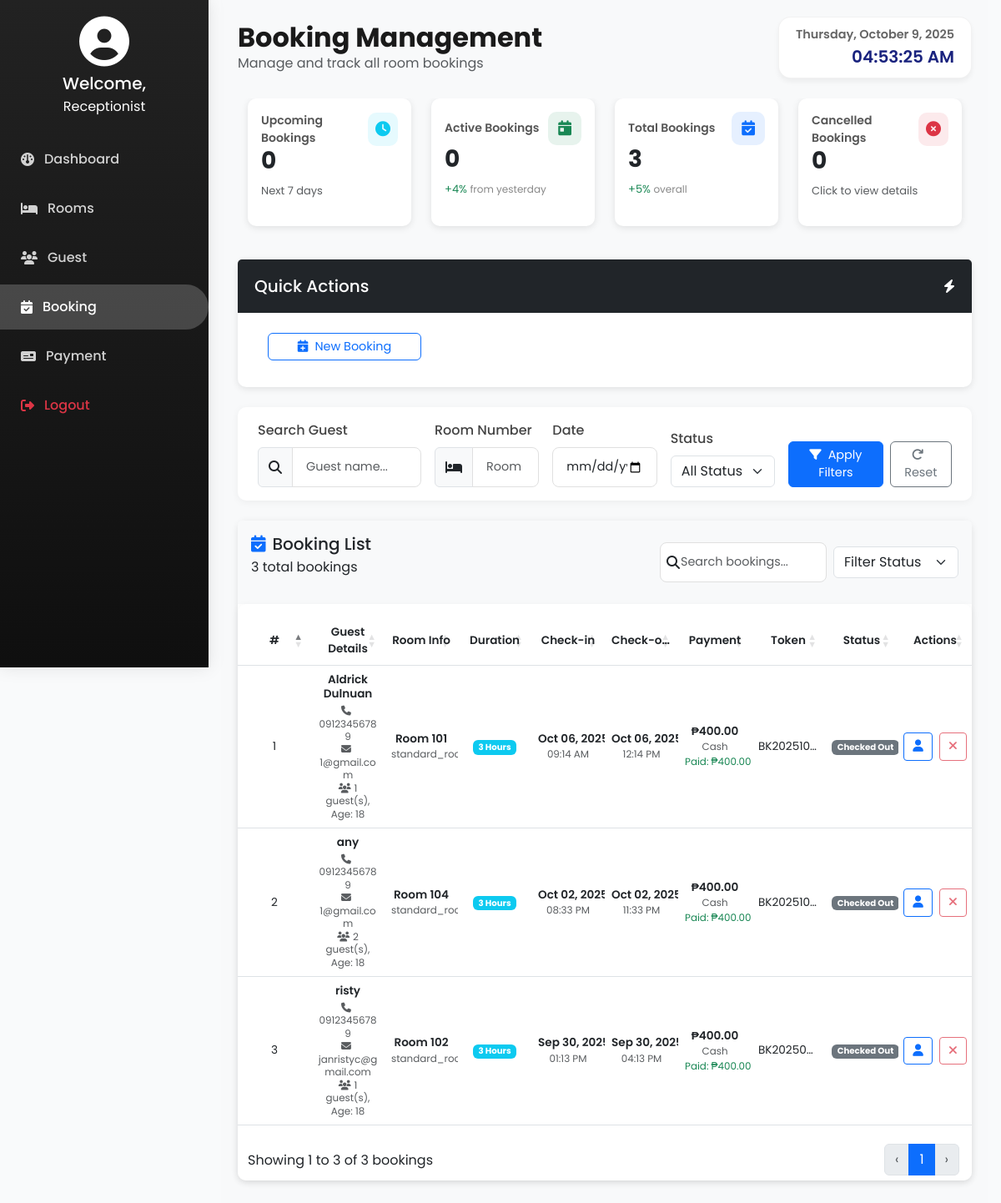
The app's page /receptionist-booking.php, older data.
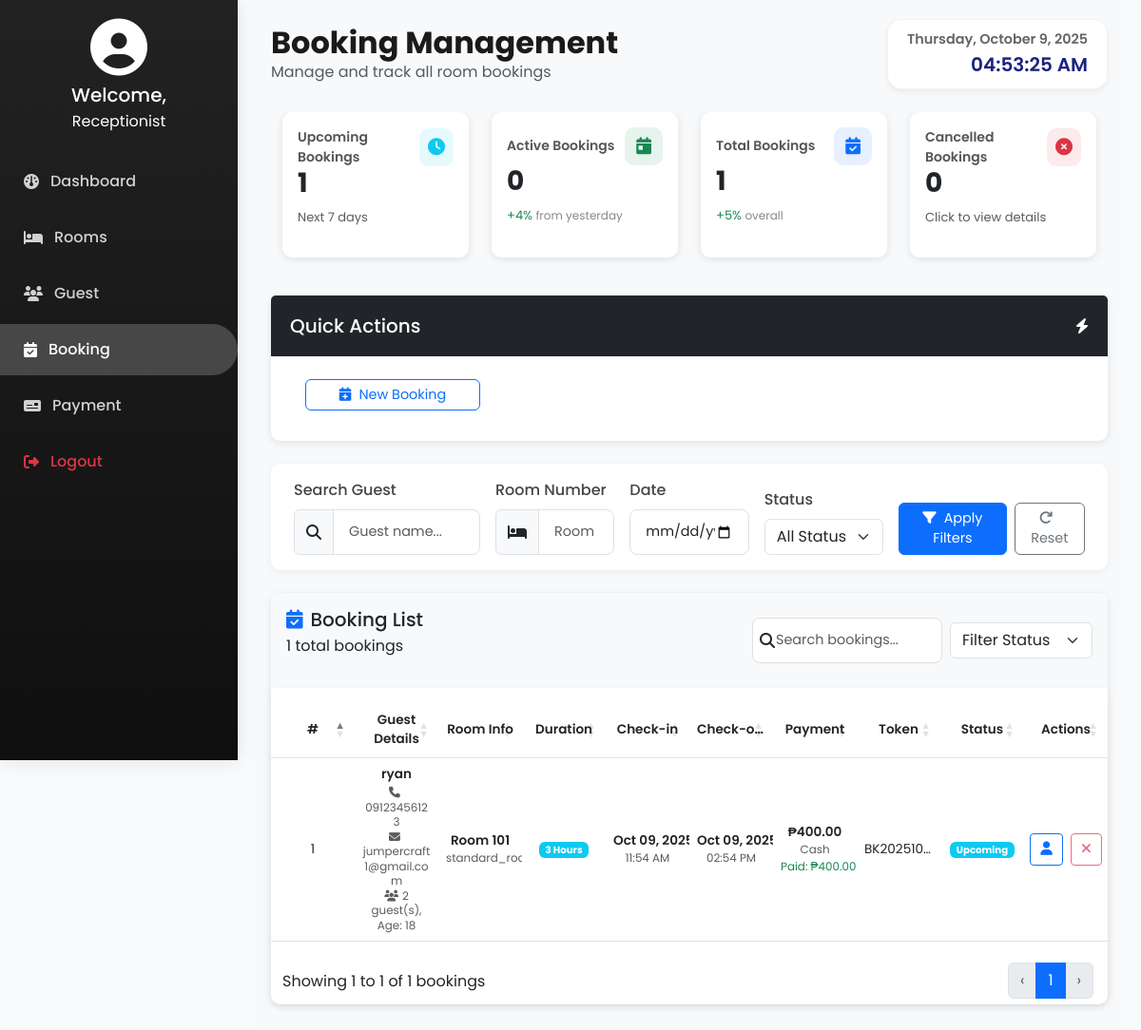
The same page, newer data.
### tables this page shows
CREATE TABLE `bookings` (
  `id` int NOT NULL,
  `guest_name` varchar(100) DEFAULT NULL,
  `email` varchar(255) DEFAULT NULL,
  `address` text,
  `telephone` varchar(20) DEFAULT NULL,
  `age` int DEFAULT NULL,
  `num_people` int DEFAULT NULL,
  `room_number` varchar(10) DEFAULT NULL,
  `duration` varchar(10) DEFAULT NULL,
  `payment_mode` varchar(10) DEFAULT NULL,
  `reference_number` varchar(50) DEFAULT NULL,
  `booking_token` varchar(20) DEFAULT NULL,
  `amount_paid` double DEFAULT NULL,
  `total_price` double DEFAULT NULL,
  `change_amount` double DEFAULT NULL,
  `start_date` datetime DEFAULT NULL,
  `end_date` datetime DEFAULT NULL,
  `status` varchar(20) NOT NULL DEFAULT 'upcoming',
  `created_at` timestamp NULL DEFAULT CURRENT_TIMESTAMP,
  `cancellation_reason` text,
  `cancelled_at` datetime DEFAULT NULL
);

CREATE TABLE `rooms` (
  `id` int NOT NULL,
  `room_number` int NOT NULL,
  `room_type` enum('single','twin_room','standard_room','studio','suite','queen_room','executive_room','suites','accessible_room','hollywood_twin_room','king_room','studio_hotel_rooms','villa','double_hotel_rooms','honeymoon_suite','penthouse_suite','single_hotel_rooms','adjoining_room','presidential_suite','connecting_rooms','quad_room','deluxe_room','double_room','triple_room') NOT NULL,
  `status` enum('available','booked','maintenance') NOT NULL DEFAULT 'available',
  `created_at` timestamp NULL DEFAULT CURRENT_TIMESTAMP,
  `updated_at` timestamp NULL DEFAULT CURRENT_TIMESTAMP ON UPDATE CURRENT_TIMESTAMP,
  `price_3hrs` decimal(10,2) NOT NULL DEFAULT '0.00',
  `price_6hrs` decimal(10,2) NOT NULL DEFAULT '0.00',
  `price_12hrs` decimal(10,2) NOT NULL DEFAULT '0.00',
  `price_24hrs` decimal(10,2) NOT NULL DEFAULT '0.00',
  `price_ot` decimal(10,2) NOT NULL DEFAULT '0.00'
);

### receptionist-booking.php (the view, shortened to what the rows shown need)
<?php
require_once 'database.php';
$params = [];
$types = "";
$limit = 10;
$page = max((int)($_GET['page'] ?? 1), 1);
$offset = ($page - 1) * $limit;
$query = "SELECT b.*, r.room_type FROM bookings b
          LEFT JOIN rooms r ON b.room_number = r.room_number";
$query .= " ORDER BY b.start_date DESC LIMIT ?, ?";
$types .= "ii";
$params[] = $offset;
$params[] = $limit;
$stmt = $conn->prepare($query);
if (!empty($params)) {
    $stmt->bind_param($types, ...$params);
}
$stmt->execute();
$result = $stmt->get_result();
?>
<!DOCTYPE html>
<html lang="en">
<head>
    <link href="https://cdn.jsdelivr.net/npm/bootstrap@5.3.0/dist/css/bootstrap.min.css" rel="stylesheet">
    <link rel="stylesheet" href="https://cdnjs.cloudflare.com/ajax/libs/font-awesome/6.4.2/css/all.min.css">
<link rel="stylesheet" href="https://cdn.datatables.net/1.13.6/css/dataTables.bootstrap5.min.css">
    <link href="style.css" rel="stylesheet">
</head>
<body>
    <div class="content">
        <div class="d-flex justify-content-between align-items-center mb-4">
            <div>
                <h2 class="fw-bold mb-0">Booking Management</h2>
            </div>
        </div>
<div class="card mb-4" id="bookingList">
  <div class="card-header bg-light d-flex justify-content-between align-items-center p-3">
    <div>
      <h2 class="h5 mb-0 text-gray-900">
        <i class="fas fa-calendar-check me-2 text-primary"></i>Booking List
      </h2>
    </div>
  </div>
  <div class="card-body p-0">
    <div class="table-responsive">
      <table id="bookingTable" class="table table-hover align-middle mb-0" style="width:100%;">
        <thead class="bg-gray-50 border-bottom border-gray-200">
          <tr>
            <th class="sorting px-4 py-3">#</th>
            <th class="sorting px-4 py-3">Guest Details</th>
            <th class="sorting px-4 py-3">Room Info</th>
            <th class="sorting px-4 py-3">Duration</th>
            <th class="sorting px-4 py-3">Check-in</th>
            <th class="sorting px-4 py-3">Check-out</th>
            <th class="sorting px-4 py-3">Payment</th>
            <th class="sorting px-4 py-3">Token</th>
            <th class="sorting px-4 py-3">Status</th>
            <th class="sorting px-4 py-3 text-center no-print">Actions</th>
          </tr>
        </thead>
        <tbody>
                            <?php
                            if ($result->num_rows > 0) {
                                $index = $offset + 1;
                                while ($row = $result->fetch_assoc()):
                                    $now = new DateTime();
                                    $latestCheckin = null;
                                    $lcStmt = $conn->prepare("
                                        SELECT check_in_date, check_out_date
                                        FROM checkins
                                        WHERE guest_name = ? AND room_number = ?
                                        ORDER BY check_in_date DESC
                                        LIMIT 1
                                    ");
                                    $lcStmt->bind_param("ss", $row['guest_name'], $row['room_number']);
                                    $lcStmt->execute();
                                    $lcRes = $lcStmt->get_result();
                                    if ($lcRes && $lcRow = $lcRes->fetch_assoc()) {
                                        $latestCheckin = $lcRow;
                                    }
                                    if ($latestCheckin) {
                                        $ci_out = new DateTime($latestCheckin['check_out_date']);
                                        $ci_in = new DateTime($latestCheckin['check_in_date']);
                                        if ($ci_in <= $now && $ci_out > $now) {
                                            $status_class = "bg-warning text-dark";
                                            $status_text = "In Use";
                                        } elseif ($ci_out <= $now) {
                                            $status_class = "bg-secondary";
                                            $status_text = "Checked Out";
                                        } else {
                                            $status_class = "bg-info";
                                            $status_text = "Upcoming";
                                        }
                                    }
                            ?>
                            <tr>
                                 <td><?= $index++ ?></td>
            <td class="text-center align-middle">
            <div class="guest-info">
                <div class="fw-semibold mb-1"><?= htmlspecialchars($row['guest_name']) ?></div>
                <div class="small text-muted"><i class="fas fa-phone me-1"></i><?= htmlspecialchars($row['telephone']) ?></div>
                <?php if (!empty($row['email'])): ?>
                <div class="small text-muted"><i class="fas fa-envelope me-1"></i><?= htmlspecialchars($row['email']) ?></div>
                <?php endif; ?>
                <div class="small text-muted"><i class="fas fa-users me-1"></i><?= $row['num_people'] ?> guest(s), Age: <?= $row['age'] ?></div>
            </div>
            </td>
            <td>
              <div class="fw-semibold">Room <?= htmlspecialchars($row['room_number']) ?></div>
              <div class="small text-muted"><?= htmlspecialchars($row['room_type'] ?? 'Standard') ?></div>
            </td>
            <td><span class="badge bg-info"><?= htmlspecialchars($row['duration']) ?> Hours</span></td>
            <td>
              <div class="fw-semibold"><?= date('M d, Y', strtotime($row['start_date'])) ?></div>
              <div class="small text-muted"><?= date('h:i A', strtotime($row['start_date'])) ?></div>
            </td>
            <td>
              <div class="fw-semibold"><?= date('M d, Y', strtotime($row['end_date'])) ?></div>
              <div class="small text-muted"><?= date('h:i A', strtotime($row['end_date'])) ?></div>
            </td>
            <td>
              <div class="fw-semibold">₱<?= number_format($row['total_price'], 2) ?></div>
              <div class="small text-muted"><?= htmlspecialchars($row['payment_mode']) ?></div>
              <div class="small text-success">Paid: ₱<?= number_format($row['amount_paid'], 2) ?></div>
            </td>
            <td><?= !empty($row['booking_token']) ? htmlspecialchars($row['booking_token']) : '<span class="text-muted">No token</span>' ?></td>
            <td><span class="badge <?= $status_class ?>"><?= $status_text ?></span></td>
            <td class="text-center">
              <?php if ($status_text !== 'Completed'): ?>
              <div class="d-flex justify-content-center gap-2">
                <button class="btn btn-sm btn-outline-primary" onclick="viewGuestDetails(<?= $row['id'] ?>)" title="View"><i class="fas fa-user"></i></button>
                <button class="btn btn-sm btn-outline-danger" onclick="cancelBooking(<?= $row['id'] ?>, '<?= htmlspecialchars($row['guest_name']) ?>')" title="Cancel"><i class="fas fa-times"></i></button>
              </div>
              <?php else: ?>
                <span class="text-muted small">No actions</span>
              <?php endif; ?>
            </td>
          </tr>
          <?php endwhile; } ?>
        </tbody>
      </table>
    </div>
  </div>
</div>
</body>
</html>

Row changes from the older to the newer data that the page shows:
removed bookings: guest_name "Aldrick Dulnuan", telephone "09123456789", email "1@gmail.com", num_people "1", age "18", room_number "10…", rooms.room_type "standard_…", duration "3", start_date "Oct 06, 2…", start_date "09:14 AM", end_date "Oct 06, 2…", end_date "12:14 PM", total_price "400.00", payment_mode "Cash", amount_paid "400.00", booking_token "BK202510…", status_text "Checked O…"
removed bookings: guest_name "any", telephone "09123456789", email "1@gmail.com", num_people "2", age "18", room_number "10…", rooms.room_type "standard_…", duration "3", start_date "Oct 02, 2…", start_date "08:33 PM", end_date "Oct 02, 2…", end_date "11:33 PM", total_price "400.00", payment_mode "Cash", amount_paid "400.00", booking_token "BK202510…", status_text "Checked O…"
removed bookings: guest_name "risty", telephone "09123456789", email "janristyc@gmail.com", num_people "1", age "18", room_number "10…", rooms.room_type "standard_…", duration "3", start_date "Sep 30, 2…", start_date "01:13 PM", end_date "Sep 30, 2…", end_date "04:13 PM", total_price "400.00", payment_mode "Cash", amount_paid "400.00", booking_token "BK20250…", status_text "Checked O…"
added bookings: guest_name "ryan", telephone "09123456123", email "jumpercraft1@gmail.com", num_people "2", age "18", room_number "10…", rooms.room_type "standard_…", duration "3", start_date "Oct 09, 2…", start_date "11:54 AM", end_date "Oct 09, 2…", end_date "02:54 PM", total_price "400.00", payment_mode "Cash", amount_paid "400.00", booking_token "BK202510…", status_text "Upcoming"
Text that changed along with them:
$upcoming_bookings: "0" → "1"
$total_bookings: "3" → "1"
$total_records: "3" → "1"
text written by a page script: "Showing 1 to 3 of 3 bookings ‹ 1 ›" → "Showing 1 to 1 of 1 bookings ‹ 1 ›"
